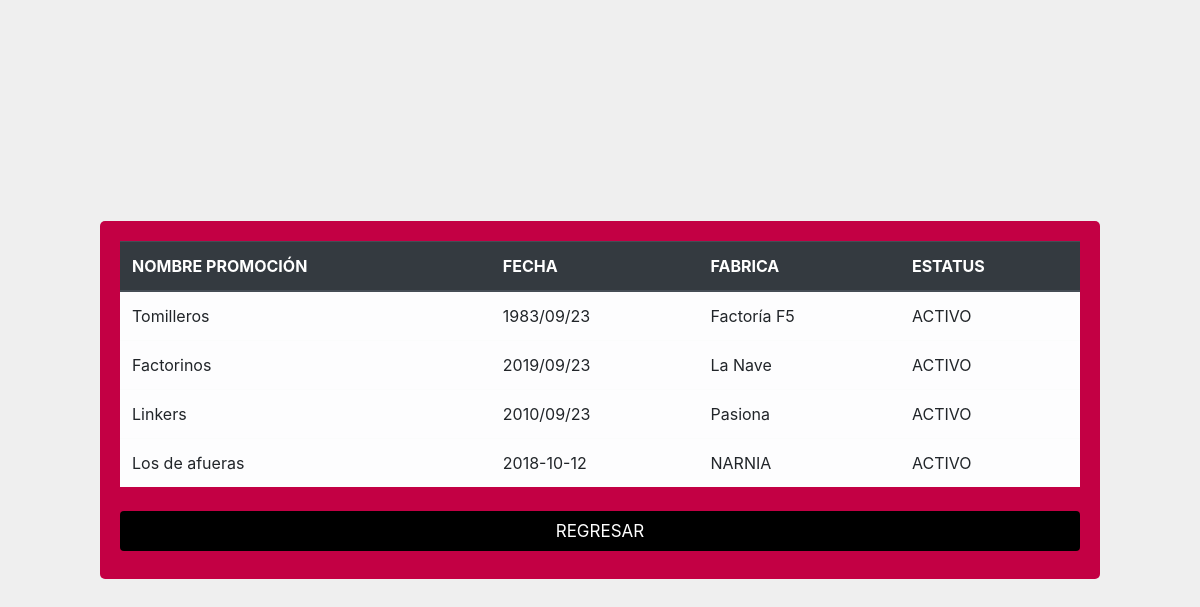
Page /php/consulProm_promo.php on the committed database.
### tables this page shows
CREATE TABLE `promociones` (
  `id_promociones` int(11) NOT NULL,
  `nombre` varchar(50) NOT NULL,
  `fecha` text DEFAULT NULL,
  `fk_fabrica` int(11) NOT NULL,
  `estatus` int(1) DEFAULT NULL
);

CREATE TABLE `fabrica` (
  `id_fabrica` int(11) NOT NULL,
  `nombre` varchar(50) NOT NULL,
  `fk_ciudad` int(11) NOT NULL,
  `estatus` int(1) DEFAULT NULL
);

### php/consulProm_promo.php (the view, shortened to what this page needs)
<?php
include 'conexion.php';
?>
<!DOCTYPE html>
<html lang="es">
<head>
    <link rel="stylesheet" href="https://stackpath.bootstrapcdn.com/bootstrap/4.3.1/css/bootstrap.min.css">
    <link rel="stylesheet" type="text/css" href="../css/tables.css">
</head>
<body>
    <section class="content1">
        <table id="example" data-order='[[0,"asc"]]' data-page-length='25' class="table table-light table-hover table-dark-bordered">
            <thead class="thead-dark">
                <tr>
                    <th scope="col">NOMBRE PROMOCIÓN</th>
                    <th scope="col">FECHA</th>
                    <th scope="col">FABRICA</th>
                    <th scope="col">ESTATUS</th>
                </tr>
            </thead>
            <?php
        $sql = "SELECT promociones.nombre,promociones.fecha,fabrica.nombre,promociones.estatus
        FROM promociones INNER JOIN fabrica on fabrica.id_fabrica = promociones.fk_fabrica";
        $r = mysqli_query($link,$sql);
        while ($arr = mysqli_fetch_array($r)){ ?>
            <tr>
                <td>
                    <?php echo $arr[0]; ?>
                </td>
                <td>
                    <?php echo $arr[1]; ?>
                </td>
                <td>
                    <?php echo $arr[2]; ?>
                </td>
                <td value=2>
                    <?php if ($arr[3]==1){
                   echo "ACTIVO";
                  }
                  else{
                    echo "INACTIVO";
                  }
                ?>
                </td>
            </tr>
            <?php
        }?>
        </table>
        <input type="button" onclick="location.href='http://localhost/villatomillo/'" name="regresar" id="regresar" value="REGRESAR">
    </section>
    <link rel="stylesheet" type="text/css" href="https://cdn.datatables.net/v/bs4/dt-1.10.18/datatables.min.css" />
</body>
</html>

### css/tables.css (style rules this page uses)
html { background-color: #efefef; }
.content1 { display:table; width:1000px; border-radius: 5px; background-color: #c30044; padding: 20px; position: absolute; left: 50%; top: 50%; transform: translate(-50%, -50%); align-items: center; }
input[type=button] { width: 100%; height: 40px; background-color: #000000; color: white; padding: 14px 20px; margin: 8px 0; border: none; border-radius: 4px; cursor: pointer; font-size: 17px; line-height: 10PX; }

### rows in the picture
promociones: nombre "Tomilleros", fecha "1983/09/23", fk_fabrica.nombre "Factoría F5", estatus "ACTIVO"
promociones: nombre "Factorinos", fecha "2019/09/23", fk_fabrica.nombre "La Nave", estatus "ACTIVO"
promociones: nombre "Linkers", fecha "2010/09/23", fk_fabrica.nombre "Pasiona", estatus "ACTIVO"
promociones: nombre "Los de afueras", fecha "2018-10-12", fk_fabrica.nombre "NARNIA", estatus "ACTIVO"
